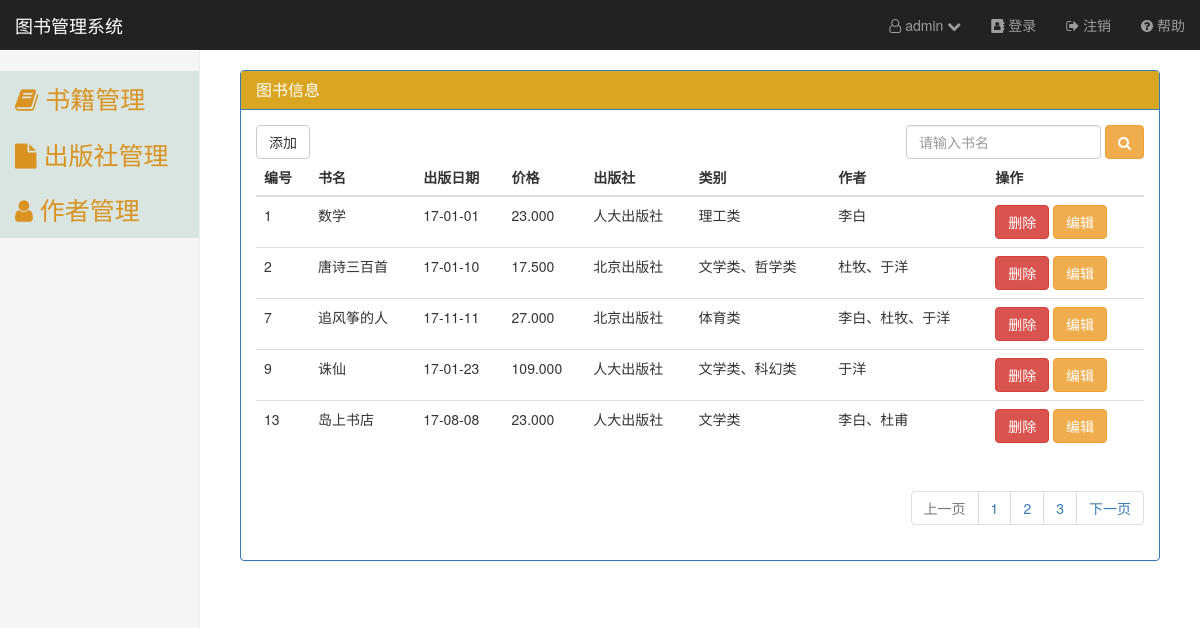
The app's page / (signed in) with its own data.
### booksmanage/models.py (models this page shows, shortened)
class Book(models.Model):
    title=models.CharField(max_length=30)
    price=models.DecimalField(max_digits=6,decimal_places=3)
    pub_date=models.DateField(default='2017-01-01')
    publish=models.ForeignKey(Publisher,on_delete=models.CASCADE)
    catego=models.ManyToManyField('Category')
    auth=models.ManyToManyField(to='Author')

class Publisher(models.Model):
    name=models.CharField(max_length=40)
    city=models.CharField(max_length=40)

class Category(models.Model):
    name=models.CharField(max_length=40)
    def __str__(self):
        return self.name

class Author(models.Model):
    name=models.CharField(max_length=30)
    def __str__(self):
        return self.name

### booksmanage/views.py (the view)
    def wrapper(request,*args,**kwargs):
        next_path=request.path
        if request.user.is_authenticated():
            backresponse = func(request, *args, **kwargs)
            return backresponse
        else:
            return redirect('/login/?next=%s' %next_path)

### booksmanage/templatetags/mycustomtags.py (called while the page is built)
@register.filter
def traversal(value):
    ls=[]
    for i in value.all():
        ls.append(str(i))
    return '、'.join(ls)

### booksmanage/views.py (called while the page is built)
def authentication(func):
    def wrapper(request,*args,**kwargs):
        next_path=request.path
        if request.user.is_authenticated():
            backresponse = func(request, *args, **kwargs)
            return backresponse
        else:
            return redirect('/login/?next=%s' %next_path)
    return wrapper

@authentication
def index(request):
    book_all=models.Book.objects.all().order_by()
    books=Paginator(book_all,5,orphans=1)
    try:
        page=request.GET.get('page',1)
        book_list=books.page(int(page))
    except EmptyPage:
        book_list = books.page(books.num_pages)
    except PageNotAnInteger:
        book_list = books.page(1)
    dic={"book_all":book_all,"books":books,"page":page,"book_list":book_list}
    return render(request,'booksmanage/InfoManageSystem.html',dic)

### templates/booksmanage/InfoManageSystem.html (shortened to what this page needs)
<!DOCTYPE html>
{% load static %}
{% load mycustomtags %}
<html lang="zh-CN"><head><meta http-equiv="Content-Type" content="text/html; charset=UTF-8">
    <link href="{% static 'asset/bootstrap.min.css' %}" rel="stylesheet">
    <link href="{% static 'asset/ie10-viewport-bug-workaround.css' %}" rel="stylesheet">
    <link href="{% static 'asset/dashboard.css' %}" rel="stylesheet">
    <link href="https://cdn.bootcss.com/font-awesome/4.7.0/css/font-awesome.min.css" rel="stylesheet">
    <link href="{% static 'mycss.css' %}" rel="stylesheet">
  </head>
  <body>
    <nav class="navbar navbar-inverse navbar-fixed-top">
      <div class="container-fluid">
        <div class="navbar-header">
          <a class="navbar-brand" href="http://v3.bootcss.com/examples/dashboard/#">图书管理系统</a>
        </div>
        <div id="navbar" class="navbar-collapse collapse">
          <ul class="nav navbar-nav navbar-right">
            <li>
                <a href="#" id="user-info"><i class="fa fa-user-o" aria-hidden="true"></i> {{ request.user }} <i class="fa fa-chevron-down" aria-hidden="true"></i></a>
            </li>
            <li><a href="/login/"><i class="fa fa-address-book" aria-hidden="true"></i> 登录</a></li>
            <li><a href="/logout/"><i class="fa fa-sign-out" aria-hidden="true"></i> 注销</a></li>
            <li><a href="#"><i class="fa fa-question-circle" aria-hidden="true"></i> 帮助</a></li>
          </ul>
        </div>
      </div>
    </nav>
    <div class="container-fluid">
      <div class="row">
        <div class="col-sm-3 col-md-2 sidebar">
          <div class="my-d-menu" data-toggle="collapse" data-target="#menu1">
            <a class="my-menu"> <i class="fa fa-book" aria-hidden="true"></i> 书籍管理</a>
          </div>
          <div class="my-d-menu" data-toggle="collapse" data-target="#menu2">
            <a class="my-menu"><i class="fa fa-file" aria-hidden="true"></i> 出版社管理</a>
          </div>
          <div class="my-d-menu" data-toggle="collapse" data-target="#menu3">
            <a class="my-menu"><i class="fa fa-user" aria-hidden="true"></i> 作者管理</a>
          </div>
        </div>
        <div class="col-sm-9 col-sm-offset-3 col-md-10 col-md-offset-2 main">
        <div class="panel panel-primary">
      <div class="panel-heading" style="background-color:goldenrod">
        <h3 class="panel-title">图书信息</h3>
      </div>
      <div class="panel-body">
        <div class="row">
        <div class="my-btn col-md-4">
            <a href="/addbook/" class="btn btn-default">添加</a>
        </div>
        <div class="my-search-box col-md-4 col-md-offset-4">
          <form class="form-inline pull-right" action="/searchbook/" method="get">
            <div class="form-group">
              <input type="text" class="form-control" id="my-search" placeholder="请输入书名" name="mysearch" value="">
            </div>
            <button type="submit" class="btn btn-warning">
                <i class="fa fa-search" aria-hidden="true"></i>
            </button>
          </form>
        </div>
        </div>
        <table class="table">
                <thead>
                <tr>
                    <th>编号</th>
                    <th>书名</th>
                    <th>出版日期</th>
                    <th>价格</th>
                    <th>出版社</th>
                    <th>类别</th>
                    <th>作者</th>
                    <th>操作</th>
                </tr>
                </thead>
                <tbody>
                {% for bk_record  in book_list %}
                    <tr>
                    <td>{{ bk_record.id }}</td>
                    <td>{{ bk_record.title }}</td>
                    <td>{{ bk_record.pub_date|date:'y-m-d' }}</td>
                    <td>{{ bk_record.price }}</td>
                    <td>{{ bk_record.publish.name }}</td>
                    <td>{{ bk_record.catego|traversal }}</td>
                    <td>{{ bk_record.auth|traversal }}</td>
                    <td>
                            <button class="btn btn-danger del-btn">删除</button>
                            <button class="btn btn-warning edit-btn" data-toggle="modal" data-target="#myModal" data-bookid="{{ bk_record.id }}">编辑</button>
                    </td>
                    </tr>
                {% endfor %}
                </tbody>
            </table>
        <div class="row">
          <div class="col-md-4 col-md-offset-8">
            <nav aria-label="Page navigation">
              <ul class="pagination pull-right">
                    {% if book_list.has_previous %}
                        <li><a href="/?page={{ book_list.previous_page_number }}">上一页</a></li>
                        {% else %}
                        <li class="previous disabled"><a href="#">上一页</a></li>
                    {% endif %}
                  {% for i in books.page_range %}
                      <li><a href="/?page={{ i }}">{{ i }}</a></li>
                  {% endfor %}
                {% if book_list.has_next %}
                        <li><a href="/?page={{ book_list.next_page_number }}">下一页</a></li>
                        {% else %}
                        <li class="next disabled"><a href="#" >下一页</a></li>
                    {% endif %}
              </ul>
            </nav>
          </div>
        </div>
      </div>
    </div>
        </div>
      </div>
    </div>
</body>
</html>

### booksmanage/static/asset/dashboard.css (style rules this page uses)
body { padding-top: 50px; }
.navbar-fixed-top { border: 0; }
.sidebar { display: none; }
@media (min-width: 768px) { .sidebar { position: fixed; top: 51px; bottom: 0; left: 0; z-index: 1000; display: block; padding: 20px; overflow-x: hidden; overflow-y: auto; background-color: #f5f5f5; border-right: 1px solid #eee; } }
.main { padding: 20px; }
@media (min-width: 768px) { .main { padding-right: 40px; padding-left: 40px; } }

### booksmanage/static/mycss.css (style rules this page uses)
a.my-menu { text-decoration: none; }
.my-d-menu { margin-right: -20px; margin-left: -20px; }
.my-menu { display: inline-block; width: 100%; background-color:#D9E5E0; color:#DA9320; margin-right: 0; font-size: 25px; padding: 10px 15px; }

### templates/booksmanage/InfoManageSystem.html (style rules this page uses)
.user-menu ul,li>a { list-style: none; color: black; }

### records on screen
Book: id "1", title "数学", pub_date "17-01-01", price "23.000", publish.name "人大出版社", catego|traversal "理工类", auth|traversal "李白"
Book: id "2", title "唐诗三百首", pub_date "17-01-10", price "17.500", publish.name "北京出版社", catego|traversal "文学类、哲学类", auth|traversal "杜牧、于洋"
Book: id "7", title "追风筝的人", pub_date "17-11-11", price "27.000", publish.name "北京出版社", catego|traversal "体育类", auth|traversal "李白、杜牧、于洋"
Book: id "9", title "诛仙", pub_date "17-01-23", price "109.000", publish.name "人大出版社", catego|traversal "文学类、科幻类", auth|traversal "于洋"
Book: id "13", title "岛上书店", pub_date "17-08-08", price "23.000", publish.name "人大出版社", catego|traversal "文学类", auth|traversal "李白、杜甫"

### other values on screen
{{ request.user }} "admin"
{{ i }} "1" "2" "3"
